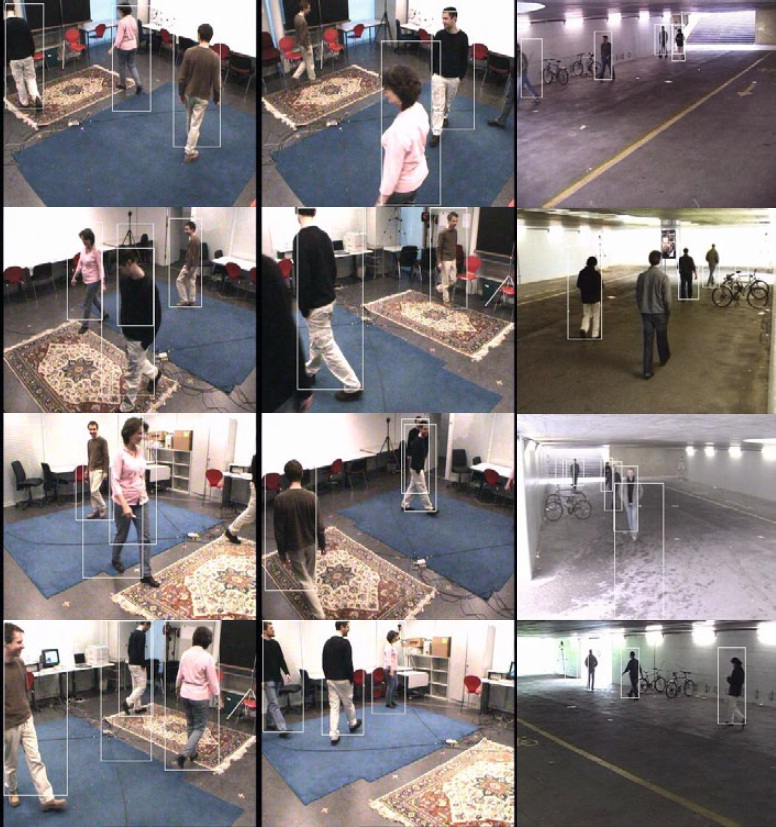
#> input picture ProjectThumbnail/MMM.jpg, 776 x 827 px; its folder holds 4 pictures in this run
$ python resizeImg.py
#> lines starting #> are read from the running program, lines starting #| are printed output that depends on the picture
import sys
sys.path.append("/System/Library/Frameworks/Python.framework/Versions/2.7/Extras/lib/python")
from cv2 import imread as imread
from cv2 import resize as imresize
import cv2
import numpy as np
import os
import matplotlib.pyplot as plt

for f in os.listdir('ProjectThumbnail'):
    extension = os.path.splitext(f)[1]
    if extension not in ['.png', '.jpg']:
        continue
    img = imread(os.path.join('ProjectThumbnail', f))
#> img is the input picture: shape (827, 776, 3); mean B, G, R 123.2, 122.2, 129
    img = imresize(img, (300, 200))
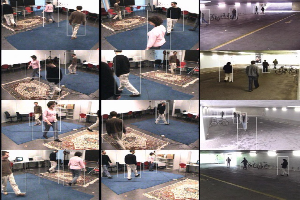
#> img: shape (200, 300, 3); mean B, G, R 123.1, 122.1, 128.9

    cv2.imwrite(os.path.join('thumbnail', f), img)
#> pass 2 of the loop `for f in os.listdir('ProjectThumbnail'):`:
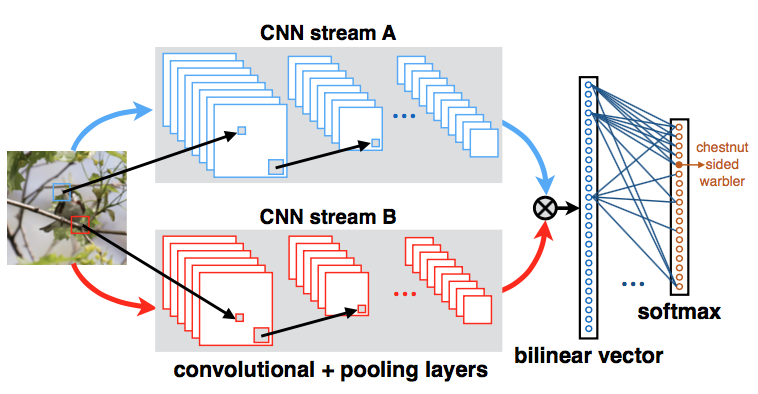
#> input picture ProjectThumbnail/bcnn_arch.png, 758 x 394 px
#> img is the input picture: shape (394, 758, 3); mean B, G, R 230.6, 229.3, 230.7
#> `img = imresize(img, (300, 200))`:
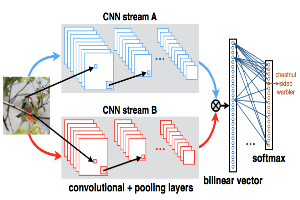
#> img: shape (200, 300, 3); mean B, G, R 230.5, 229.2, 230.6
#> pass 3 of the loop `for f in os.listdir('ProjectThumbnail'):`:
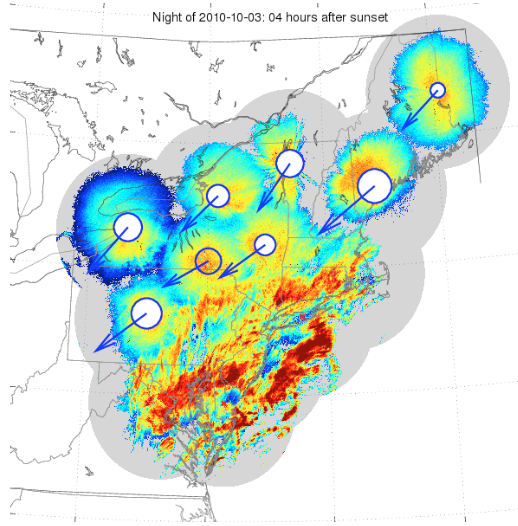
#> input picture ProjectThumbnail/dark_ecology_thumbnail.png, 518 x 526 px
#> img is the input picture: shape (526, 518, 3); mean B, G, R 213.7, 226.9, 210.5
#> `img = imresize(img, (300, 200))`:
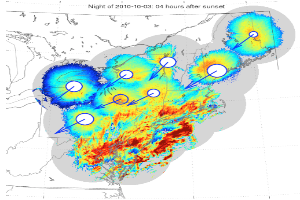
#> img: shape (200, 300, 3); mean B, G, R 213.7, 226.9, 210.5
#> the loop made 4 passes; the first 3 are shown
